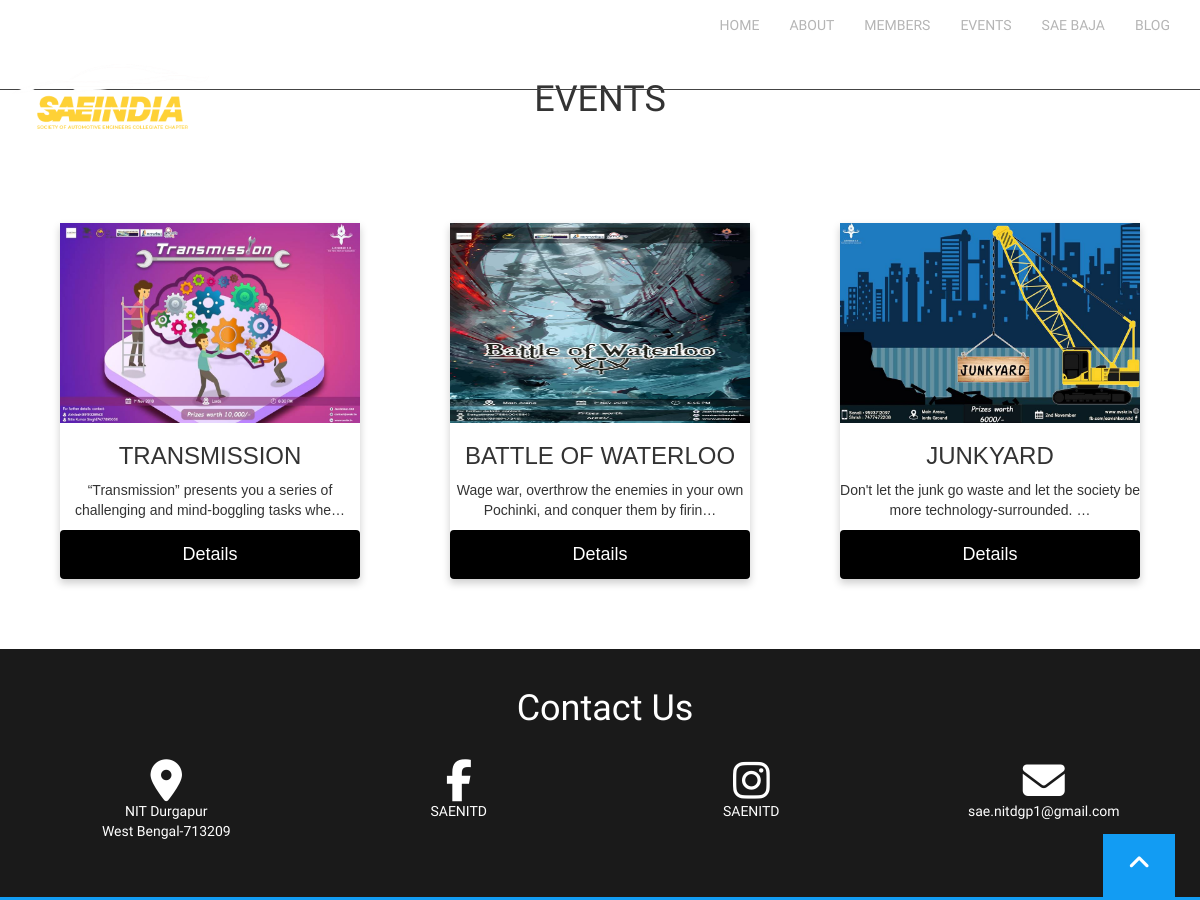
Screenshot of /events/ with the database file from the repository.
### Website/models.py (models this page shows, shortened)
class Event(models.Model):
    event_type = [
        ('online','ONLINE'),
        ('offline','OFFLINE')
    ]
    name = models.CharField(max_length=100)
    description = models.TextField()
    type_event = models.CharField(max_length = 50,choices=event_type,default='offline')
    venue = models.CharField(max_length = 200)
    date = models.DateField(auto_now=False,auto_now_add=False,blank = True)
    time = models.TimeField(auto_now=False,auto_now_add=False,blank = True)
    poster = models.ImageField(null=True, blank=False,upload_to='event_poster',height_field=None, width_field=None)

### Website/views.py (the view)
# urls.py: path('events/',views.events,name='events'),
def events(request):
	event_list = Event.objects.all()
	return render(request,'home/events.htm',{'events':event_list})

### templates/home/events.htm (shortened to what this page needs)
{% extends 'base.html' %}
{% block body %}
{% load static %}
<section id="ABOUT">
<div class="choose-us-wraper">
<div class="container">
<div class="row">
<div class="col-md-12" style="text-align: center;margin-bottom: 8%;">
    <h1>EVENTS</h1>
</div>
</div>
<div class="row wow fadeInbottom" data-wow-duration="1s" data-wow-delay=".5s">
    {% for i in events%}
                <div class="col-md-4">
                  <div class="card">
                    <img src="{{i.poster.url}}" alt="Denim Jeans" style="width:300px;height:200px;">
                    <h3>{{i.name}}</h3>
                    <p>{{i.description | truncatechars:80 }}  <p><button type="button" class="btn btn-primary" data-toggle="modal" data-target="#exampleModalCenter">
                        Details
                      </button></p>
                  </div>
                </div>
    {% endfor %}
</div>
</div>
</div>
</section>
{% endblock body %}

### templates/base.html (shortened to what this page needs)
{% load static %}
<!DOCTYPE html>
<html>
<head>
<link rel="stylesheet" type="text/css" href="{% static 'css/bootstrap.min.css' %}">
<link rel="stylesheet" href="{% static 'css/font-awesome.min.css' %}">
<link rel="stylesheet" type="text/css" href="{% static 'css/animate.css' %}">
<link rel="stylesheet" type="text/css" href="{% static 'css/style.css' %}">
<link rel="stylesheet" type="text/css" href="{% static 'css/jquery.bxslider.css' %}">
<link rel="stylesheet" type="text/css" href="{% static 'css/responsive.css' %}">
</head>
<body>
<header id="HOME">
<nav class="navbar navbar-default navbar-fixed-top">
<div class="container">
<div class="navbar-header">
<a class="navbar-brand" href="#">
<img id="saelogo" src={% static 'images/saelogo.png'%}>
</a>
</div>
<div class="collapse navbar-collapse" id="loso-navbar-collapse-1">
<ul class="nav navbar-nav navbar-right">
<li><a href="/" class="nav-item">HOME</a></li>
<li><a href="#ABOUT" class="nav-item">ABOUT</a></li>
<li><a href="#CONTACT" class="nav-item">MEMBERS</a></li>
<li><a href="#FEATURES" class="nav-item">EVENTS</a></li>
<li><a href="#SCREENS" class="nav-item">SAE BAJA</a></li>
<li><a href="#DOWNLOAD" class="nav-item">BLOG</a></li>
</ul>
</div>
</div>
</nav>
</header>
{% block body %}
{% endblock body %}
<footer class="footer">
<div class="container">
<div class="row">
    <h1 class="shead wow bounceInUp">Contact Us</h1>
<div class="wow fadeInLeft" data-wow-duration="1s" data-wow-delay=".5s">
    <div class="col-md-3 mb-2 text-center">
    <i class="fa fa-map-marker fa-3x mb-3 sr-contact-1" style="color:white"></i>
    <p style="color:white">
        NIT Durgapur
        <br> West Bengal-713209
    </p>
    </div>
    <div class="col-md-3 mb-2 text-center">
    <i class="fa fa-facebook fa-3x mb-3 sr-contact-2" style="color:white"></i>
    <p><a class="social" href="https://www.facebook.com/SAENITD/">SAENITD</a></p>
    </div>
</div>
<div class="wow fadeInRight" data-wow-duration="1s" data-wow-delay=".5s">
    <div class="col-md-3 mb-2 text-center">
    <i class="fa fa-instagram fa-3x mb-3 sr-contact-2" style="color:white"></i>
    <p><a class="social" href="https://www.instagram.com/sae_nit_dgp/">SAENITD</a></p>
    </div>
    <div class="col-md-3 mb-2 text-center">
    <i class="fa fa-envelope fa-3x mb-3 sr-contact-3" style="color:white"></i>
    <p><a class="social" href="mailto:sae.nitdgp1@gmail.com">sae.nitdgp1@gmail.com</a> </p>
    </div>
</div>
<div class="wow bounceInDown">
    <div class="col-md-12 mb-2 text-right">
        <div class="scroll-top">
            <a href="#HOME" id="scroll-to-top"><i class="fa fa-angle-up"></i></a>
        </div>
    </div>
</div>
</div>
</div>
</footer>
</body>
</html>

### static/css/style.css (style rules this page uses)
* { margin: 0; padding: 0; }
body { font-family: 'Raleway', sans-serif; overflow-y: scroll; overflow-x: hidden; }
p { font-size: 14px; }
.navbar-default { background-color: transparent; border-color: #444; z-index: 110; transition: all 1s; -moz-transition: all 1s; -o-transition: all 1s; -webkit-transition: all 1s; height: 10%; }
.navbar-default .navbar-nav > li > a { color: #B5B5B5; font-family: "Raleway", sans-serif; transition: all 1s; -moz-transition: all 1s; -o-transition: all 1s; -webkit-transition: all 1s; }
.navbar-brand { padding: 9px 15px; }
.navbar-brand img { transition: all 1s; -moz-transition: all 1s; -o-transition: all 1s; -webkit-transition: all 1s; }
#ABOUT { padding-top:60px; padding-bottom:60px; }
.footer { background-color: #1a1a1a; padding-bottom: 35px; padding-top: 35px; border-bottom: 3px solid #129CF3; }
.scroll-top { text-align: right; }
.scroll-top a { background-color: #129CF3; padding: 25px; }
.scroll-top a i { color: #fff; font-size: 25px; }

### templates/base.html (style rules this page uses)
.social:link, .social:visited { color: white; background-color: transparent; text-decoration: none; }
#saelogo { height:200px; width:auto; margin-left:-10%; }
.shead { text-align:center; color:white; margin-bottom:30px; }
.footer { padding:20px; }

### templates/home/events.htm (style rules this page uses)
.card { box-shadow: 0 4px 8px 0 rgba(0, 0, 0, 0.2); max-width: 300px; margin: auto; text-align: center; font-family: arial; }
.card button { border: none; outline: 0; padding: 12px; color: white; background-color: #000; text-align: center; cursor: pointer; width: 100%; font-size: 18px; }

### rows the page displays
Event: poster (picture), name "TRANSMISSION", description "“Transmission” presents you a series of challenging and mind-boggling tasks whe…"
Event: poster (picture), name "BATTLE OF WATERLOO", description "Wage war, overthrow the enemies in your own Pochinki, and conquer them by firin…"
Event: poster (picture), name "JUNKYARD", description "Don't let the junk go waste and let the society be more technology-surrounded. …"
